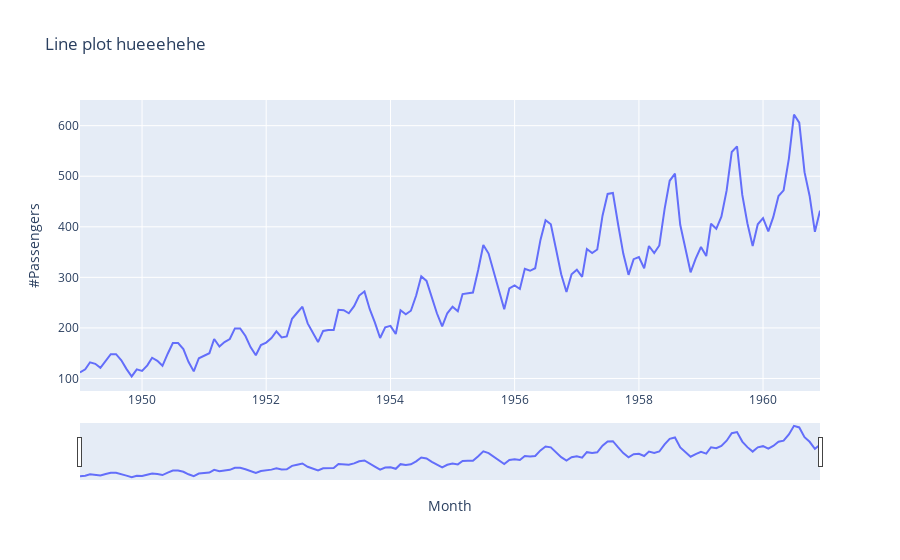

Here is the notebook cell this chart was saved with:
### Code cell
fig = px.line(df, x="Month", y="#Passengers", title='Line plot hueeehehe')
fig.update_xaxes(rangeslider_visible=True)
fig.show()

### Figure 1 — Plotly figure (JSON) as saved in the notebook; plotly's stock layout.template omitted (floating-point values rounded to 4 significant figures; data arrays with more than 128 entries replaced by an {"elided": "..."} marker saying what was removed)
{"data": [{"hovertemplate": "Month=%{x}<br>#Passengers=%{y}<extra></extra>", "legendgroup": "", "line": {"color": "#636efa", "dash": "solid"}, "marker": {"symbol": "circle"}, "mode": "lines", "name": "", "orientation": "v", "showlegend": false, "type": "scatter", "x": {"elided": "144 str values"}, "xaxis": "x", "y": {"elided": "144 int values"}, "yaxis": "y"}], "layout": {"legend": {"tracegroupgap": 0}, "title": {"text": "Line plot hueeehehe"}, "xaxis": {"anchor": "y", "domain": [0, 1], "rangeslider": {"visible": true}, "title": {"text": "Month"}}, "yaxis": {"anchor": "x", "domain": [0, 1], "title": {"text": "#Passengers"}}}}
